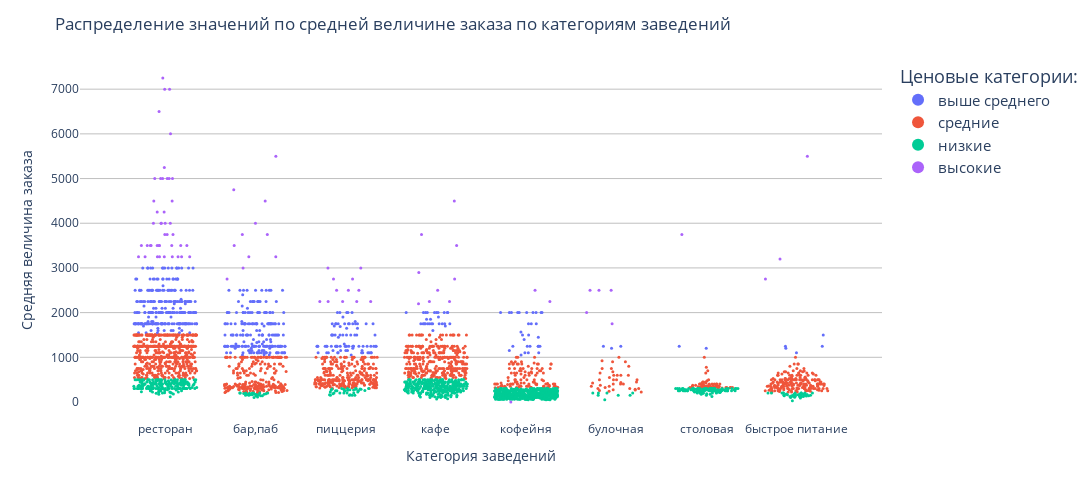

The code cell stored with this chart in its notebook:
### Markdown cell above
Ресторан с названием "Кафе" и средним чеком 20000-50000 тыс.руб явно аномалия, от которой можно избавиться. Два других случая тоже существенно выбиваются из основной массы по среднему чеку, поэтому для повышения качества дальнейшего анализа данные строки тоже можно удалить.

### Code cell
df = df.drop(labels={727, 5454, 7121}).reset_index(drop=True)
df_strip = df.query('price_cor.notna()')
fig = px.strip(df_strip, x="category", y="middle_avg_bill_cor", color="price_cor")
fig.update_layout(
    title='Распределение значений по средней величине заказа по категориям заведений',
    width=1100,
    height=500,
    showlegend=True,
    legend_font_size=15,
    legend_title_text='Ценовые категории:',
    legend_itemsizing='constant',
    plot_bgcolor='white'
)
fig.update_traces(boxpoints='all',
            jitter=0.7,
            marker_size=3,
            width=1)
fig.update_xaxes(title_text='Категория заведений')
fig.update_yaxes(title_text='Средняя величина заказа', gridcolor='silver')
fig.show()

### Figure 1 — Plotly figure (JSON) as saved in the notebook; plotly's stock layout.template omitted (floating-point values rounded to 4 significant figures; data arrays with more than 128 entries replaced by an {"elided": "..."} marker saying what was removed)
{"data": [{"alignmentgroup": "True", "boxpoints": "all", "fillcolor": "rgba(255,255,255,0)", "hoveron": "points", "hovertemplate": "price_cor=выше среднего<br>category=%{x}<br>middle_avg_bill_cor=%{y}<extra></extra>", "jitter": 0.7, "legendgroup": "выше среднего", "line": {"color": "rgba(255,255,255,0)"}, "marker": {"color": "#636efa", "size": 3}, "name": "выше среднего", "offsetgroup": "выше среднего", "orientation": "v", "pointpos": 0, "showlegend": true, "type": "box", "width": 1, "x": {"elided": "640 str values"}, "x0": " ", "xaxis": "x", "y": {"elided": "640 float values"}, "y0": " ", "yaxis": "y"}, {"alignmentgroup": "True", "boxpoints": "all", "fillcolor": "rgba(255,255,255,0)", "hoveron": "points", "hovertemplate": "price_cor=средние<br>category=%{x}<br>middle_avg_bill_cor=%{y}<extra></extra>", "jitter": 0.7, "legendgroup": "средние", "line": {"color": "rgba(255,255,255,0)"}, "marker": {"color": "#EF553B", "size": 3}, "name": "средние", "offsetgroup": "средние", "orientation": "v", "pointpos": 0, "showlegend": true, "type": "box", "width": 1, "x": {"elided": "1958 str values"}, "x0": " ", "xaxis": "x", "y": {"elided": "1958 float values"}, "y0": " ", "yaxis": "y"}, {"alignmentgroup": "True", "boxpoints": "all", "fillcolor": "rgba(255,255,255,0)", "hoveron": "points", "hovertemplate": "price_cor=низкие<br>category=%{x}<br>middle_avg_bill_cor=%{y}<extra></extra>", "jitter": 0.7, "legendgroup": "низкие", "line": {"color": "rgba(255,255,255,0)"}, "marker": {"color": "#00cc96", "size": 3}, "name": "низкие", "offsetgroup": "низкие", "orientation": "v", "pointpos": 0, "showlegend": true, "type": "box", "width": 1, "x": {"elided": "1347 str values"}, "x0": " ", "xaxis": "x", "y": {"elided": "1347 float values"}, "y0": " ", "yaxis": "y"}, {"alignmentgroup": "True", "boxpoints": "all", "fillcolor": "rgba(255,255,255,0)", "hoveron": "points", "hovertemplate": "price_cor=высокие<br>category=%{x}<br>middle_avg_bill_cor=%{y}<extra></extra>", "jitter": 0.7, "legendgroup": "высокие", "line": {"color": "rgba(255,255,255,0)"}, "marker": {"color": "#ab63fa", "size": 3}, "name": "высокие", "offsetgroup": "высокие", "orientation": "v", "pointpos": 0, "showlegend": true, "type": "box", "width": 1, "x": ["ресторан", "ресторан", "ресторан", "ресторан", "кафе", "кафе", "ресторан", "ресторан", "кафе", "ресторан", "бар,паб", "бар,паб", "ресторан", "ресторан", "кафе", "пиццерия", "быстрое питание", "бар,паб", "ресторан", "кафе", "кафе", "ресторан", "ресторан", "ресторан", "ресторан", "бар,паб", "ресторан", "ресторан", "ресторан", "бар,паб", "ресторан", "ресторан", "бар,паб", "ресторан", "бар,паб", "пиццерия", "бар,паб", "булочная", "бар,паб", "ресторан", "бар,паб", "ресторан", "ресторан", "булочная", "кофейня", "кофейня", "ресторан", "бар,паб", "ресторан", "бар,паб", "ресторан", "пиццерия", "ресторан", "ресторан", "ресторан", "ресторан", "ресторан", "бар,паб", "бар,паб", "ресторан", "кофейня", "булочная", "ресторан", "ресторан", "ресторан", "ресторан", "ресторан", "бар,паб", "ресторан", "столовая", "быстрое питание", "ресторан", "ресторан", "ресторан", "ресторан", "бар,паб", "булочная", "бар,паб", "пиццерия", "бар,паб", "пиццерия", "пиццерия", "ресторан", "бар,паб", "ресторан", "ресторан", "пиццерия", "кафе", "ресторан", "булочная", "бар,паб", "бар,паб", "пиццерия", "ресторан", "бар,паб", "бар,паб", "пиццерия", "ресторан", "ресторан", "пиццерия", "булочная", "ресторан", "бар,паб", "пиццерия", "пиццерия", "быстрое питание", "кафе", "кафе", "пиццерия", "ресторан"], "x0": " ", "xaxis": "x", "y": [null, 5000, 3250, 3750, 4500, 2900, 4250, 4500, 3500, 3250, 3250, null, 3250, null, 2250, 3000, 5500, null, 5250, 2200, 2500, 7000, 3500, 3500, 4000, null, 5000, 3250, 7000, 4500, 6500, null, 3750, 3250, null, 3000, 5500, 2500, 3000, 3250, null, 4000, 3250, null, 2500, 0, 3500, null, 3750, null, null, 2250, 4500, 7250, 6000, 5000, 5000, null, 3500, 3250, 2250, 2000, null, 4250, 3500, 5000, 4000, 3250, 5000, 3750, 3200, 3500, 4000, 3250, null, null, 2500, 4000, 2500, null, 2500, 2250, 3500, 3750, 4000, 3500, null, 2250, null, 2500, 2750, 4750, 2500, 3750, null, null, 2750, 3500, 3500, 2250, 1750, 3500, null, 2750, 2250, 2750, 3750, 2750, 2250, null], "y0": " ", "yaxis": "y"}], "layout": {"boxmode": "group", "height": 500, "legend": {"font": {"size": 15}, "itemsizing": "constant", "title": {"text": "Ценовые категории:"}, "tracegroupgap": 0}, "margin": {"t": 60}, "plot_bgcolor": "white", "showlegend": true, "title": {"text": "Распределение значений по средней величине заказа по категориям заведений"}, "width": 1100, "xaxis": {"anchor": "y", "autorange": true, "domain": [0, 1], "range": [-0.9444, 7.944], "title": {"text": "Категория заведений"}, "type": "category"}, "yaxis": {"anchor": "x", "autorange": true, "domain": [0, 1], "gridcolor": "silver", "range": [-402.8, 7653.0], "title": {"text": "Средняя величина заказа"}, "type": "linear"}}}
